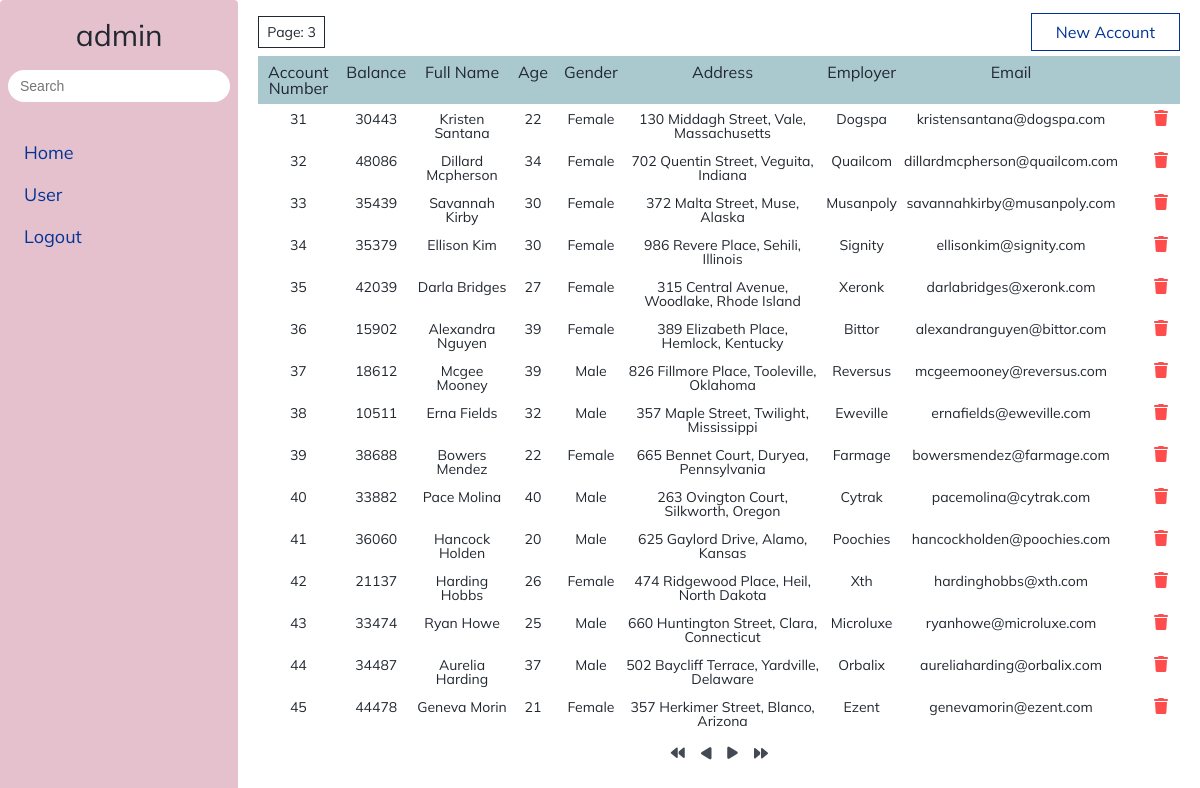
/index.php?page=3 (signed in), run on the app's committed database.
### tables this page shows
CREATE TABLE IF NOT EXISTS `user` (
  `userID` int(11) NOT NULL AUTO_INCREMENT,
  `username` varchar(50) NOT NULL,
  `phone` varchar(20) NOT NULL,
  `email` char(50) NOT NULL,
  `password` char(100) NOT NULL,
  `country` varchar(30) NOT NULL,
  PRIMARY KEY (`userID`),
  UNIQUE KEY `email` (`email`)
);

CREATE TABLE IF NOT EXISTS `accounts` (
  `account_number` int(11) NOT NULL AUTO_INCREMENT,
  `balance` int(11) NOT NULL,
  `first_name` varchar(30) NOT NULL,
  `last_name` varchar(30) NOT NULL,
  `age` int(4) NOT NULL,
  `gender` char(5) NOT NULL,
  `address` text NOT NULL,
  `employer` varchar(30) NOT NULL,
  `email` text NOT NULL,
  `city` varchar(100) NOT NULL,
  `state` char(10) NOT NULL,
  PRIMARY KEY (`account_number`),
  KEY `state` (`state`)
);

### handle/role.php (called while the page is built)
<?php
include_once './config/Data.php';
function getRole($email)
{
  $db = new Data();
  $connect = $db->connect();
  $sql = "SELECT *  FROM user,user_role WHERE user.userID = user_role.userID AND user.email = '$email' and user_role.roleID = 0";
  $statement = $connect->prepare($sql);
  $statement->execute();
  $statement->fetchAll(PDO::FETCH_ASSOC);
  $role = $statement->rowCount();
  return $role > 0 ? true : false;
}
function getPermissions($email)
{
  $permission = array();
  $db = new Data();
  $connect = $db->connect();
  $sql = "SELECT permission.permissionType FROM user INNER JOIN user_role on (user.userID = user_role.userID) INNER JOIN roles on (user_role.roleID = roles.roles) INNER JOIN role_permission on (roles.roles = role_permission.roleID) INNER JOIN permission on (role_permission.permissionID = permission.permissionID) WHERE user.email = '$email';";
  $statement = $connect->prepare($sql);
  $statement->execute();
  $result = $statement->fetchAll(PDO::FETCH_ASSOC);
  foreach ($result as $row) {
    $permission[] = $row['permissionType'];
  }
  return $permission;
}
?>

### config/Data.php (the view, shortened to what this page needs)
<?php
class Database
{
  private $__host = 'localhost';
  private $__db_name = 'bank';
  private $__username = 'root';
  private $__password = '';
  function connect()
  {
    try {
      $this->__connection = new PDO('mysql:host=' . $this->__host . ';dbname=' . $this->__db_name, $this->__username, $this->__password);
      $this->__connection->setAttribute(PDO::ATTR_ERRMODE, PDO::ERRMODE_EXCEPTION);
      return $this->__connection;
    } catch (PDOException $e) {
      echo "Connection failed: " . $e->getMessage();
      $this->__connection = null;
    }
  }
}
class Data extends Database
{
  private $__start, $__rowPerPage, $__totalPages;
  public $permissions = array();
  function getPermissions()
  {
    $this->permissions = $_SESSION['permissions'];
  }
  function readData($data)
  {
    $str = '';
    $arr = array();
    $connect = $this->connect();
    $_SESSION['currentPage'] = $currentPage = 1;
    $start = 0;
    $rowPerPage = 15;
    $total = $this->__totalPages;
    if (isset($_GET['page'])) {
      $_SESSION['currentPage'] = $currentPage = $_GET['page'];
      $start = ($currentPage - 1) * $rowPerPage;
    }
    try {
      $statement = $connect->prepare($data);
      $statement->setFetchMode(PDO::FETCH_ASSOC);
      $statement->execute();
      $statement->fetchAll();
      $this->__totalPages = $statement->rowCount();
      $sql = $data . " ASC LIMIT $start, $rowPerPage ; ";
      $statement = $connect->prepare($sql);
      $statement->setFetchMode(PDO::FETCH_ASSOC);
      $statement->execute();
      $result = $statement->fetchAll();
      $account_number = 0;
      for ($i = 0; $i <= count($result) - 1; $i++) {
        $str .= "<tr>";
        foreach ($result[$i] as $key => $value) {
          if ($key == 'account_number') {
            $account_number = $value;
          }
          if ($key == 'gender') {
            $gender = $value == 'M' ? 'Male' : 'Female';
            $str .= " <td>" . $gender . "</td>";
          } else {
            $str .= " <td>" . $value . "</td>";
          }
        }
        foreach ($this->permissions as $permission) {
          if ($permission == 'update') {
            $str .= "<td><a href = '?page=$currentPage&account_number=$account_number' class = 'link-icon'>
            <i class='fi fi-sr-eye'></i></a></td>
            <td><a href = './handle/delete.php?page=$currentPage&account_number=$account_number' onclick = 'return showMessageDelete(this)' class = 'link-icon'>
            <i class='red-color fa-solid fa-trash'></i></a></td>";
            $str .= "</tr>";
            break;
          }
        }
      }
      $arr[] = $str;
      $arr[] = $this->__totalPages;
      return $arr;
    } catch (PDOException $e) {
      echo "Error: " . $e->getMessage();
    }
  }
  function Navigation($total)
  {
    $rowPerPage = 15;
    $_SESSION['pages'] = $pages = $total / $rowPerPage;
    $index = 1;
    if (isset($_GET['page'])) {
      $currentPage = $_GET['page'];
    }
  }
}
?>

### index.php (shortened to what this page needs)
<?php
include './config/Data.php';
$data = new Data();
include_once './handle/role.php';
include_once './handle/navigation.php';
$email = $_SESSION['account'];
$is_admin = getRole($email);
$permissions = getPermissions($email);
?>
<!DOCTYPE html>
<html lang="en">
<head>
  <link rel='stylesheet' href='https://cdn-uicons.flaticon.com/uicons-solid-rounded/css/uicons-solid-rounded.css'>
  <link rel="stylesheet" href="./assets/css/style.css">
</head>
<body>
  <div class="main">
    <?php include_once "./layout/navigation.php"; ?>
    <div class="grid">
      <div class="row">
        <div class="col-12-xl col-12-lg">
          <div class="content">
            <div class="content-header">
              <?php
              foreach ($permissions as $permission) {
                if ($permission == 'view') {
              ?>
              <div class="content-header-list">
                <p>Page: <?= isset($_GET['page']) ? $_GET['page'] : '1' ?>
                </p>
              </div>
              <?php
                  break;
                }
              }
              foreach ($permissions as $permission) {
                if ($permission == 'insert') {
              ?>
              <div class="content-header-insert">
                <a href="?addNew">new account</a>
              </div>
              <?php
                  break;
                }
              }
              ?>
            </div>
          </div>
          <div class="content-container">
            <?php
            foreach ($permissions as $permission) {
              if ($permission == 'view') {
            ?>
            <table class='content-container-table'>
              <thead>
                <th>account number</th>
                <th>balance</th>
                <th>full name</th>
                <th>age</th>
                <th>gender</th>
                <th>address</th>
                <th>employer</th>
                <th>email</th>
                <th></th>
                <th></th>
              </thead>
              <tbody class="content-container-table-body">
                <?php
                if (isset($_SESSION['account'])) {
                  if (empty(isset($_GET['data']))) {
                    $sql = "SELECT accounts.account_number,
                          balance,
                          CONCAT( first_name, ' ' ,last_name) AS fullName,
                          age,
                          gender,
                          CONCAT(address,', ',city,', ',state.name) AS address,
                          employer,
                          email
                          FROM `accounts`, `state`
                          WHERE accounts.state = state.state
                          ORDER BY `accounts`.`account_number`";
                    $result = $data->readData($sql);
                    echo ($result[0]);
                  } else {
                    include_once './handle/search.php';
                  }
                }
                ?>
              </tbody>
            </table>
            <?php
                break;
              }
            }
            ?>
          </div>
          <?php
          foreach ($permissions as $permission) {
            if ($permission == 'view') {
              $pages = ceil($_SESSION["pages"]);
              $currentPage = $_SESSION["currentPage"];
          ?>
          <div class="content-navigation">
            <a href="?page=1" class="content-navigation-button">
              <i class="fa-solid fa-backward"></i>
            </a>
            <a href="?page=<?php
              if (!isset($_GET['page']) || $_GET['page'] <= 1) {
                $_SESSION['currentPage'] = $currentPage = 1;
              } else {
                $_SESSION['currentPage'] = $currentPage = $_GET['page'] - 1;
              }
              echo $currentPage;
            ?>" class="content-navigation-button rotate">
              <i class="fa-solid fa-play"></i></a>
            <a href="?page=<?php
              if (!isset($_GET['page'])) {
                $_SESSION['currentPage'] = $currentPage = 2;
              } elseif ($_GET['page'] >= $pages) {
                $_SESSION['currentPage'] = $currentPage = $pages;
              } else {
                $_SESSION['currentPage'] = $currentPage = $_GET['page'] + 1;
              }
              echo $currentPage;
            ?>" class="content-navigation-button"><i class="fa-solid fa-play"></i></a>
            <a href="?page=<?php echo ($pages) ?>" class="content-navigation-button rotate"><i
                class="fa-solid fa-backward"></i></a>
          </div>
          <?php
              break;
            }
          }
          ?>
        </div>
      </div>
    </div>
  </div>
</body>
</html>

### layout/navigation.php
<div class="navigation">
  <h2 class="h2-heading">
    <?php
    $sql = "select username from user where email = '" . $_SESSION['account'] . "'";
    $statement = $connect->prepare($sql);
    $statement->execute();
    $result = $statement->fetch();
    echo $result[0];
    ?>
  </h2>
  <div class="navigation-search">
    <?php
    preg_match('/index\.php/', $_SERVER['REQUEST_URI'], $match1);
    preg_match('/index\.php/', $_SERVER['PHP_SELF'], $match2);
    if ($match1 || $match2) {
    ?>
    <form action="<?php $_SERVER['PHP_SELF'] ?>" method='get' class="navigation-search-form">
      <input type="text" class="navigation-search-input" name="input-search" placeholder="Search"
        onkeyup="liveSearch(this.value)">
    </form>
    <?php
    }
    ?>
  </div>
  <ul class="navigation-list">
    <li class='navigation-list-item'>
      <a href='index.php' class='navigation-list-item-link'>Home</a>
    </li>
    <?php if ($is_admin) {
      echo " <li class='navigation-list-item'>
          <a href='user.php' class='navigation-list-item-link'>User</a></li>";
    } ?>
    <li class="navigation-list-item">
      <a href="./handle/logout.php" class="navigation-list-item-link" onclick="return logout(this)">logout</a>
    </li>
  </ul>
</div>

### assets/css/style.css (style rules this page uses)
.grid { width: 100%; max-width: 1200px; margin: 0 auto; padding: 0 20px; box-sizing: border-box; }
.row { display: flex; flex-flow: row wrap; }
@media (min-width: 960px) and (max-width: 1200px) { .col-12-lg { box-sizing: border-box; flex-grow: 0; width: 100%; } }
@media (min-width: 1200px) { .col-12-xl { box-sizing: border-box; flex-grow: 0; width: 100%; } }
html, body, div, span, applet, object, iframe, h1, h2, h3, h4, h5, h6, p, blockquote, pre, a, abbr, acronym, address, big, cite, code, del, dfn, em, img, ins, kbd, q, s, samp, small, strike, strong, sub, sup, tt, var, b, u, i, center, dl, dt, dd, ol, ul, li, fieldset, form, label, legend, table, caption, tbody, tfoot, thead, tr, th, td, article, aside, canvas, details, embed, figure, figcaption, footer, header, hgroup, menu, nav, output, ruby, section, summary, time, mark, audio, video { margin: 0; padding: 0; border: 0; font-size: 100%; font: inherit; vertical-align: baseline; }
body { line-height: 1; }
ol, ul { list-style: none; }
table { border-collapse: collapse; border-spacing: 0; }
html { font-size: 62.5%; font-family: Mulish; }
body { box-sizing: border-box; color: #222830; }
* { box-sizing: inherit; }
.h2-heading { font-size: 3rem; font-family: "Mulish"; }
.navigation { padding: 2rem 0; width: 300px; height: 100vh; background: #e5c1cd; display: flex; flex-direction: column; align-items: center; border-radius: 4px; }
.navigation-list { width: 100%; padding: 3rem 0 0 16px; }
.navigation-list-item { display: block; font-size: 1.8rem; position: relative; border-radius: 24px; }
.navigation-list-item-link { padding: 12px 8px; text-decoration: none; display: block; text-transform: capitalize; color: #033495; }
.navigation-search { margin-top: 2rem; width: 100%; padding: 0 8px; }
.navigation-search-form { display: flex; }
.navigation-search-input { border: none; outline: none; padding: 8px 12px; border-radius: 16px; font-size: 1.4rem; flex: 1; }
.main { width: 100%; height: 100%; display: flex; }
.main .content { margin-top: 16px; }
.main .content-header { display: flex; justify-content: space-between; align-items: center; padding: 0 0 8px; }
.main .content-header-insert a { text-decoration: none; font-size: 1.6rem; color: #033495; padding: 8px 24px; border: 1px solid #033495; text-transform: capitalize; }
.main .content-header-list { position: relative; font-size: 1.4rem; display: inline-block; padding: 8px; border: solid 1px; }
.main .content-container { max-height: 80vh; overflow: auto; width: 100%; }
.main .content-container-table { width: 100%; }
.main .content-container-table th { text-transform: capitalize; margin: 1rem 8px; font-size: 1.6rem; background-color: #aac9ce; padding: 8px; }
.main .content-container-table tr { text-align: center; }
.main .content-container-table tr td { padding: 6px 0; font-size: 1.4rem; font-weight: 400; }
.main .content-container-table tr td:first-child { width: 80px; }
.main .content-navigation { text-align: center; margin-top: 2rem; display: flex; flex-direction: row; justify-content: center; }
.main .content-navigation-button { font-size: 1.4rem; text-decoration: none; margin: 0 8px; color: #434a54; }
.main .content-navigation-button.rotate { transform: rotate(180deg); }
.link-icon { text-decoration: none; display: inline-block; font-size: 1.6rem; color: #033495; margin: 0 12px; }
.link-icon .red-color { color: red; opacity: 0.7; }

### data on the page
user: username "admin"
accounts: account_number "31", balance "30443", age "22", gender "Female", employer "Dogspa", email "kristensantana@dogspa.com"
accounts: account_number "32", balance "48086", age "34", gender "Female", employer "Quailcom", email "dillardmcpherson@quailcom.com"
accounts: account_number "33", balance "35439", age "30", gender "Female", employer "Musanpoly", email "savannahkirby@musanpoly.com"
accounts: account_number "34", balance "35379", age "30", gender "Female", employer "Signity", email "ellisonkim@signity.com"
accounts: account_number "35", balance "42039", age "27", gender "Female", employer "Xeronk", email "darlabridges@xeronk.com"
accounts: account_number "36", balance "15902", age "39", gender "Female", employer "Bittor", email "alexandranguyen@bittor.com"
accounts: account_number "37", balance "18612", age "39", gender "Male", employer "Reversus", email "mcgeemooney@reversus.com"
accounts: account_number "38", balance "10511", age "32", gender "Male", employer "Eweville", email "ernafields@eweville.com"
accounts: account_number "39", balance "38688", age "22", gender "Female", employer "Farmage", email "bowersmendez@farmage.com"
accounts: account_number "40", balance "33882", age "40", gender "Male", employer "Cytrak", email "pacemolina@cytrak.com"
accounts: account_number "41", balance "36060", age "20", gender "Male", employer "Poochies", email "hancockholden@poochies.com"
accounts: account_number "42", balance "21137", age "26", gender "Female", employer "Xth", email "hardinghobbs@xth.com"
accounts: account_number "43", balance "33474", age "25", gender "Male", employer "Microluxe", email "ryanhowe@microluxe.com"
accounts: account_number "44", balance "34487", age "37", gender "Male", employer "Orbalix", email "aureliaharding@orbalix.com"
accounts: account_number "45", balance "44478", age "21", gender "Female", employer "Ezent", email "genevamorin@ezent.com"

### other printed values
$value "Kristen Santana"
$value "130 Middagh Street, Vale, Massachusetts"
$value "Dillard Mcpherson"
$value "702 Quentin Street, Veguita, Indiana"
$value "Savannah Kirby"
$value "372 Malta Street, Muse, Alaska"
$value "Ellison Kim"
$value "986 Revere Place, Sehili, Illinois"
$value "Darla Bridges"
$value "315 Central Avenue, Woodlake, Rhode Island"
$value "Alexandra Nguyen"
$value "389 Elizabeth Place, Hemlock, Kentucky"
$value "Mcgee Mooney"
$value "826 Fillmore Place, Tooleville, Oklahoma"
$value "Erna Fields"
